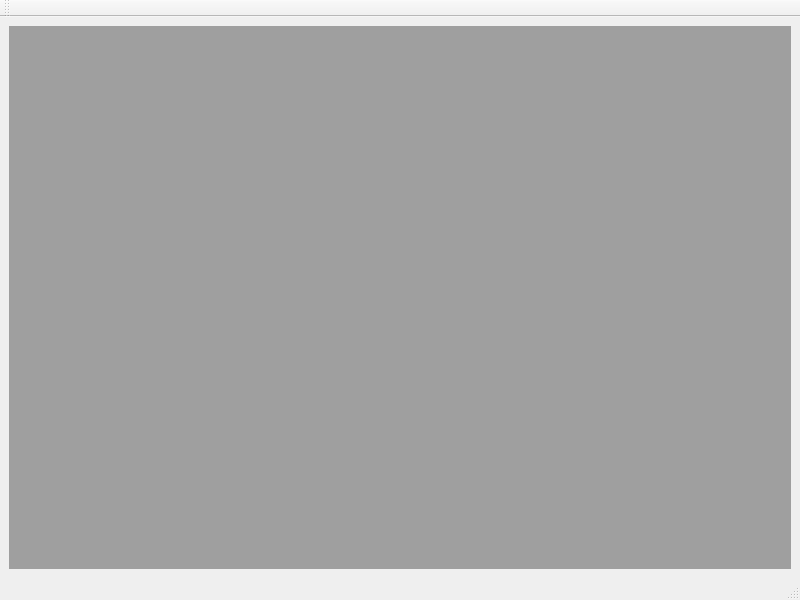
<?xml version="1.0" encoding="UTF-8"?>
<ui version="4.0">
 <class>Sekura::CRM_MainWindow</class>
 <widget class="QMainWindow" name="Sekura::CRM_MainWindow">
  <property name="geometry">
   <rect>
    <x>0</x>
    <y>0</y>
    <width>800</width>
    <height>600</height>
   </rect>
  </property>
  <property name="windowTitle">
   <string>CRM_MainWindow</string>
  </property>
  <widget class="QWidget" name="centralwidget">
   <layout class="QVBoxLayout" name="verticalLayout">
    <item>
     <widget class="QMdiArea" name="mdiArea"/>
    </item>
   </layout>
  </widget>
  <widget class="QMenuBar" name="menubar">
   <property name="geometry">
    <rect>
     <x>0</x>
     <y>0</y>
     <width>800</width>
     <height>22</height>
    </rect>
   </property>
  </widget>
  <widget class="QStatusBar" name="statusbar"/>
  <widget class="QToolBar" name="toolbar">
   <property name="windowTitle">
    <string>toolBar</string>
   </property>
   <attribute name="toolBarArea">
    <enum>TopToolBarArea</enum>
   </attribute>
   <attribute name="toolBarBreak">
    <bool>false</bool>
   </attribute>
  </widget>
 </widget>
 <resources/>
 <connections/>
</ui>
